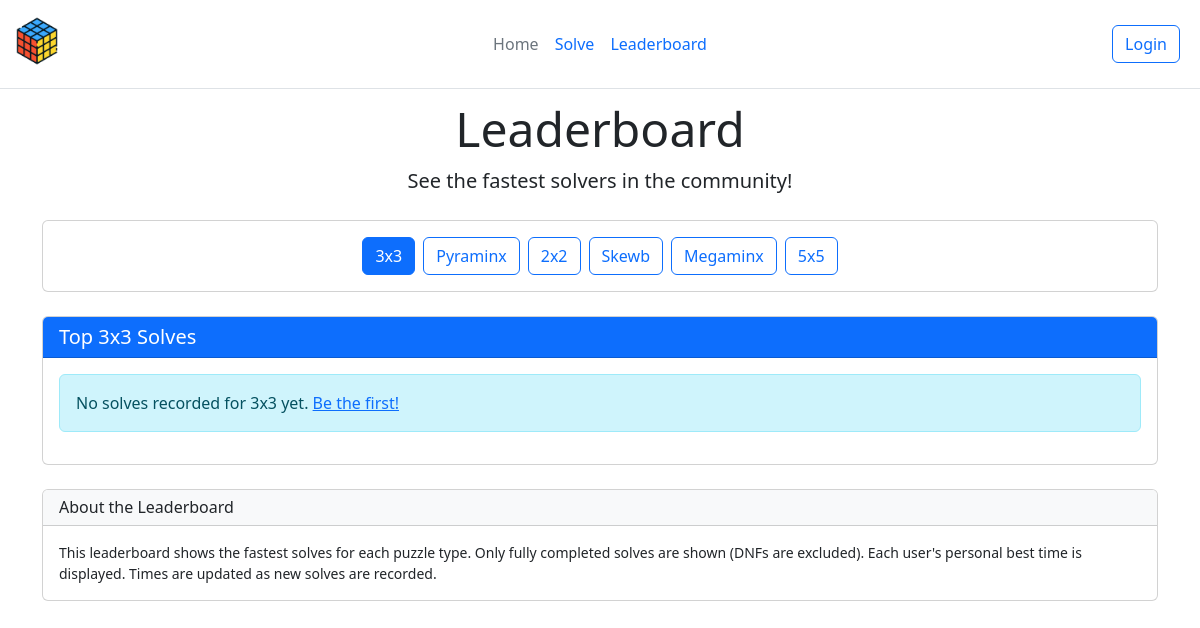
The page /leaderboard on the database as committed earlier.
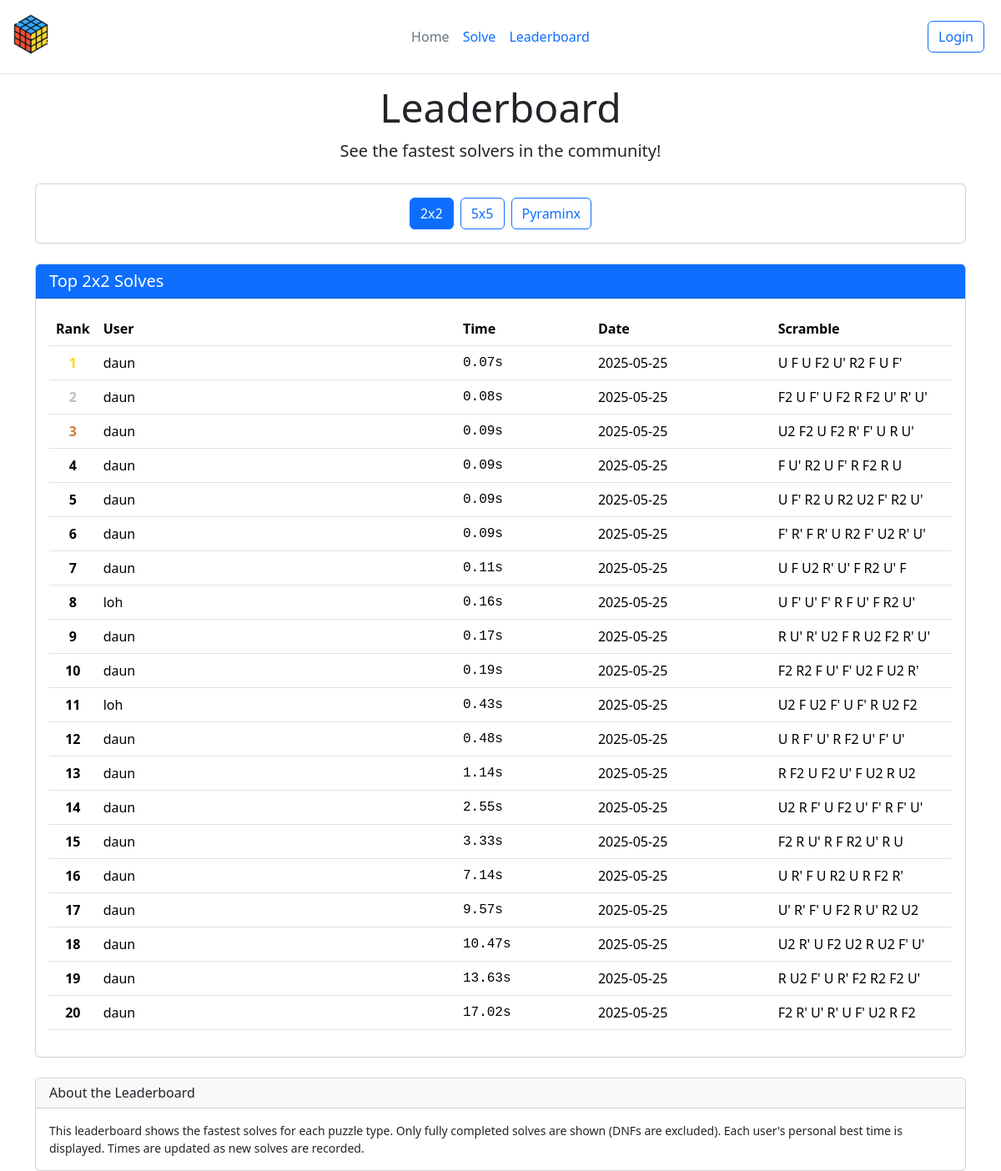
The same page on the database as committed later.
### main.py (models this page shows, shortened)
class Solve(db.Model):
    id = db.Column(db.Integer, primary_key=True)
    time = db.Column(db.Float, nullable=False)
    date = db.Column(db.DateTime, default=datetime.utcnow)
    user_id = db.Column(db.Integer, db.ForeignKey('user.id'), nullable=False)
    cube_id = db.Column(db.Integer, db.ForeignKey('cube.id'), nullable=False)
    user = db.relationship('User')

class User(db.Model):
    id = db.Column(db.Integer, primary_key=True)
    email = db.Column(db.String(120), unique=True, nullable=False)
    password_hash = db.Column(db.String(128), nullable=False)
    solves = db.relationship('Solve', backref='solver', lazy=True)

class Cube(db.Model):
    id = db.Column(db.Integer, primary_key=True)
    cube_type = db.Column(db.String(20), nullable=False)
    pattern = db.Column(db.String(200), nullable=True)
    solves = db.relationship('Solve', backref='cube', lazy=True)

### main.py (the view)
@app.route('/leaderboard')
@app.route('/leaderboard/<cube_type>')
def leaderboard(cube_type=None):
    available_cube_types = db.session.query(Cube.cube_type).distinct().all()
    available_cube_types = [c[0] for c in available_cube_types]
    if not cube_type or cube_type not in available_cube_types:
        cube_type = available_cube_types[0] if available_cube_types else '3x3'
    best_solves_query = db.session.query(
        User.email,
        Solve.time,
        Solve.date,
        Cube.pattern
    ).join(
        User, User.id == Solve.user_id
    ).join(
        Cube, Cube.id == Solve.cube_id
    ).filter(
        Cube.cube_type == cube_type,
        Solve.time > 0
    ).order_by(
        Solve.time
    ).limit(50)
    top_solves = best_solves_query.all()
    return render_template(
        'leaderboard.html',
        top_solves=top_solves,
        cube_type=cube_type,
        available_cube_types=available_cube_types
    )

### templates/leaderboard.html (shortened to what this page needs)
{% extends 'base.html' %}
{% block stylesheet %}
<link rel="stylesheet" href="{{ url_for('static', filename='css/leaderboard.css') }}">
{% endblock %}
{% block header %}
<div class="text-center mb-4">
  <h1 class="display-5">Leaderboard</h1>
  <p class="lead">See the fastest solvers in the community!</p>
</div>
{% endblock %}
{% block body %}
<div class="container">
  <div class="card mb-4">
    <div class="card-body">
      <div class="d-flex flex-wrap gap-2 justify-content-center">
        {% for type in available_cube_types %}
        <a href="{{ url_for('leaderboard', cube_type=type) }}"
          class="btn {% if type == cube_type %}btn-primary{% else %}btn-outline-primary{% endif %}">
          {{ type }}
        </a>
        {% endfor %}
      </div>
    </div>
  </div>
  <div class="card">
    <div class="card-header bg-primary text-white">
      <h5 class="card-title mb-0">Top {{ cube_type }} Solves</h5>
    </div>
    <div class="card-body">
      {% if top_solves %}
      <div class="table-responsive">
        <table class="table table-hover">
          <thead>
            <tr>
              <th width="5%">Rank</th>
              <th width="40%">User</th>
              <th width="15%">Time</th>
              <th width="20%">Date</th>
              <th width="20%">Scramble</th>
            </tr>
          </thead>
          <tbody>
            {% for solve in top_solves %}
            <tr class="{% if loop.index <= 3 %}top-{{ loop.index }}{% endif %}">
              <td class="rank">{{ loop.index }}</td>
              <td>{{ solve.email.split('@')[0] }}</td>
              <td class="time">{{ "%.2f"|format(solve.time) }}s</td>
              <td>{{ solve.date.strftime('%Y-%m-%d') }}</td>
              <td class="text-truncate" style="max-width: 200px;" title="{{ solve.pattern }}">
                {{ solve.pattern }}
              </td>
            </tr>
            {% endfor %}
          </tbody>
        </table>
      </div>
      {% else %}
      <div class="alert alert-info">
        No solves recorded for {{ cube_type }} yet. <a href="{{ url_for('solve') }}">Be the first!</a>
      </div>
      {% endif %}
    </div>
  </div>
  <div class="card mt-4">
    <div class="card-header bg-light">
      <h6 class="mb-0">About the Leaderboard</h6>
    </div>
    <div class="card-body">
      <p class="small mb-0">
        This leaderboard shows the fastest solves for each puzzle type. Only fully completed solves are shown (DNFs are excluded).
        Each user's personal best time is displayed. Times are updated as new solves are recorded.
      </p>
    </div>
  </div>
</div>
{% endblock %}

### templates/base.html (shortened to what this page needs)
<!doctype html>
<html lang="en">
<head>
    <link rel="stylesheet" href="{{ url_for('static', filename='css/main.css') }}">
    <link rel="stylesheet" href="{{ url_for('static', filename='css/base.css') }}">
    <link rel="stylesheet" href="https://cdn.jsdelivr.net/npm/bootstrap@5.3.3/dist/css/bootstrap.min.css">
    <link rel="stylesheet" href="https://cdn.jsdelivr.net/npm/bootstrap-icons@1.11.1/font/bootstrap-icons.css">
    {% block stylesheet %}{% endblock %}
</head>
<body class="d-flex flex-column min-vh-100">
    <header class="fixed-top bg-white d-flex flex-wrap align-items-center justify-content-center justify-content-md-between py-3 border-bottom">
        <div class="container-fluid">
            <div class="d-flex flex-wrap align-items-center justify-content-center justify-content-md-between">
                <div class="col-md-3 mb-2 mb-md-0"><a href="/" class="d-inline-flex link-body-emphasis text-decoration-none">
                    <img src="{{ url_for('static', filename='images/rubik.png') }}"
                        alt="My Logo"
                        width="50"
                        height="50"
                        class="bi"/>
                </a></div>
                <ul class="nav col-12 col-md-auto mb-2 justify-content-center mb-md-0">
                    <li><a href="/" class="nav-link px-2 link-secondary">Home</a></li>
                    <li><a href="/solve" class="nav-link px-2">Solve</a></li>
                    <li><a href="/leaderboard" class="nav-link px-2">Leaderboard</a></li>
                </ul>
                <div class="col-md-3 text-end">
                    {% if session.email %}
                    <div class="dropdown">
                        <button
                                class="btn btn-outline-primary dropdown-toggle"
                                type="button"
                                id="userDropdown"
                                data-bs-toggle="dropdown"
                                aria-expanded="false">
                            {{ session.email }}
                        </button>
                        <ul class="dropdown-menu dropdown-menu-end" aria-labelledby="userDropdown">
                            <li><a class="dropdown-item" href="{{ url_for('history') }}">History</a></li>
                            <li>
                                <hr class="dropdown-divider">
                            </li>
                            <li><a class="dropdown-item text-danger" href="#" data-bs-toggle="modal" data-bs-target="#deleteAccountModal">Delete Account</a></li>
                            <li>
                                <hr class="dropdown-divider">
                            </li>
                            <li><a class="dropdown-item" href="{{ url_for('logout') }}">Logout</a></li>
                        </ul>
                    </div>
                    {% else %}
                    <a style="text-decoration:none;" href="{{ url_for('login') }}">
                        <button type="button" class="btn btn-outline-primary me-2">Login</button>
                    </a>
                    {% endif %}
                </div>
            </div>
        </div>
    </header>
    <main class="container-fluid flex-grow-1">
        {% block header %}{% endblock %}
        {% block body %}{% endblock %}
    </main>
</body>
</html>

### static/css/main.css (style rules this page uses)
*, *::before, *::after { box-sizing: border-box; }
html, body { margin: 0; padding: 0; }

### static/css/base.css (style rules this page uses)
body { padding-top: 100px; }
.fixed-top { background-color: white; z-index: 1030; }

### static/css/leaderboard.css (style rules this page uses)
.top-1 { background-color: rgba(255, 215, 0, 0.15) !important; }
.top-1 .rank { font-weight: bold; color: #FFD700; }
.top-2 { background-color: rgba(192, 192, 192, 0.15) !important; }
.top-2 .rank { font-weight: bold; color: #C0C0C0; }
.top-3 { background-color: rgba(205, 127, 50, 0.15) !important; }
.top-3 .rank { font-weight: bold; color: #CD7F32; }
.time { font-family: 'Roboto Mono', monospace, sans-serif; font-weight: 500; }
.rank { font-weight: bold; text-align: center; }
.table-responsive { overflow-x: auto; -webkit-overflow-scrolling: touch; }

Rows that differ between the two databases and show on the page:
added Solve: email "daun", time "0.07", date "2025-05-25", pattern "U F U F2 U' R2 F U F'"
added Solve: email "daun", time "0.08", date "2025-05-25", pattern "F2 U F' U F2 R F2 U' R' U'"
added Solve: email "daun", time "0.09", date "2025-05-25", pattern "U2 F2 U F2 R' F' U R U'"
added Solve: email "daun", time "0.09", date "2025-05-25", pattern "F U' R2 U F' R F2 R U"
added Solve: email "daun", time "0.09", date "2025-05-25", pattern "U F' R2 U R2 U2 F' R2 U'"
added Solve: email "daun", time "0.09", date "2025-05-25", pattern "F' R' F R' U R2 F' U2 R' U'"
added Solve: email "daun", time "0.11", date "2025-05-25", pattern "U F U2 R' U' F R2 U' F"
added Solve: email "loh", time "0.16", date "2025-05-25", pattern "U F' U' F' R F U' F R2 U'"
added Solve: email "daun", time "0.17", date "2025-05-25", pattern "R U' R' U2 F R U2 F2 R' U'"
added Solve: email "daun", time "0.19", date "2025-05-25", pattern "F2 R2 F U' F' U2 F U2 R'"
added Solve: email "loh", time "0.43", date "2025-05-25", pattern "U2 F U2 F' U F' R U2 F2"
added Solve: email "daun", time "0.48", date "2025-05-25", pattern "U R F' U' R F2 U' F' U'"
added Solve: email "daun", time "1.14", date "2025-05-25", pattern "R F2 U F2 U' F U2 R U2"
added Solve: email "daun", time "2.55", date "2025-05-25", pattern "U2 R F' U F2 U' F' R F' U'"
added Solve: email "daun", time "3.33", date "2025-05-25", pattern "F2 R U' R F R2 U' R U"
added Solve: email "daun", time "7.14", date "2025-05-25", pattern "U R' F U R2 U R F2 R'"
added Solve: email "daun", time "9.57", date "2025-05-25", pattern "U' R' F' U F2 R U' R2 U2"
added Solve: email "daun", time "10.47", date "2025-05-25", pattern "U2 R' U F2 U2 R U2 F' U'"
added Solve: email "daun", time "13.63", date "2025-05-25", pattern "R U2 F' U R' F2 R2 F2 U'"
added Solve: email "daun", time "17.02", date "2025-05-25", pattern "F2 R' U' R' U F' U2 R F2"
Other text that changed with them:
{{ cube_type }}: "3x3" → "2x2"
{{ cube_type }}: "3x3" → (not shown)
text no longer shown: "No solves recorded for yet. Be the first!"
text now shown: "Rank User Time Date Scramble"
list line gone: "3x3"
list line gone: "Skewb"
list line gone: "Megaminx"
